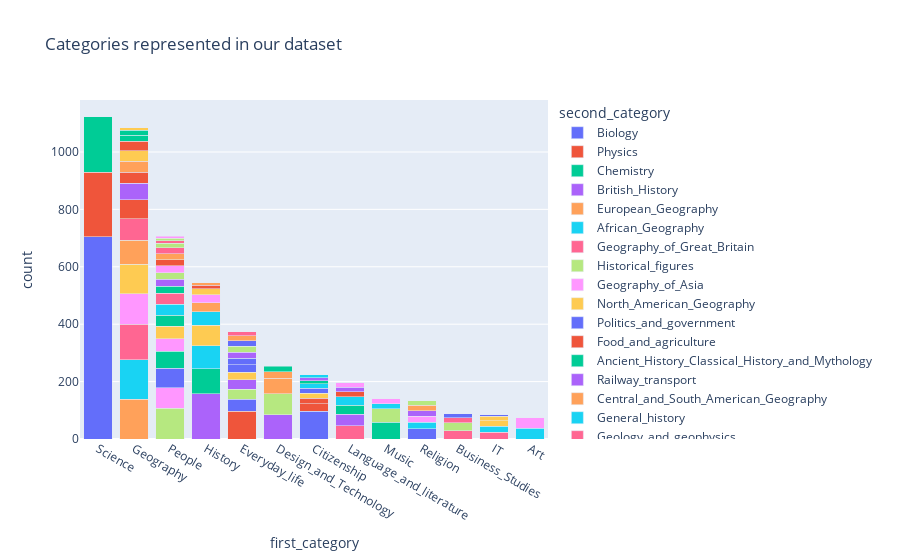

Source (notebook cell):
### Markdown cell above
#### 1.2.1 Article categories <a id="subsection_1_2_1"></a>

### Code cell
# First copy the data_frame
reduced_categories = categories.copy(deep=True)

# Extract the reduced categories and add them to the copied df
reduced_categories_list = [category.replace('subject.', '').split('.')[0] for category in reduced_categories['category']]
reduced_categories = reduced_categories.assign(first_category = reduced_categories_list)

# Extract second most important category
reduced_categories_list_2 = [category.replace('subject.', '').split('.')[1] if len(category.replace('subject.', '').split('.')) > 1 else None for category in reduced_categories['category']]
reduced_categories = reduced_categories.assign(second_category = reduced_categories_list_2)

# Count the new distribution and plot it
first_category_distribution = reduced_categories['first_category'].value_counts()
second_category_distribution = reduced_categories['second_category'].value_counts()
reduced_categories = reduced_categories.drop(columns =['article', 'category']).drop_duplicates()

merged = pd.merge(second_category_distribution, reduced_categories, on = 'second_category')
#display(merged.head())

fig = px.bar(merged, x="first_category", y="count", color="second_category", title="Categories represented in our dataset")
fig.update_layout(barmode='stack', xaxis={'categoryorder':'total descending'})
fig.show()
fig.write_html("docs/overall_dataset_bar.html")
